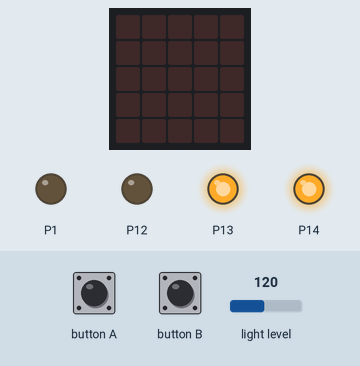
A program run on a simulated BBC micro:bit (MakeCode). Parts: the board's 5×5 LED display, output pins drawn as LEDs (lit = HIGH). Inputs (shaded band) come from the test bench; at power-on: light level 120.

Above: at 1.2 s.
1.3 s: button A pressed for 0.15 s
At 3.95 s:
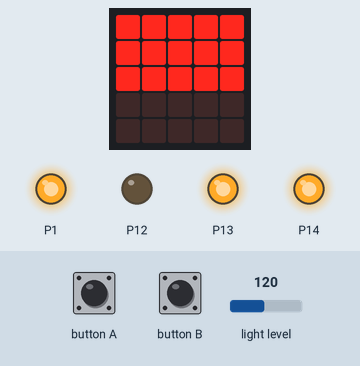
4.3 s: button A pressed for 0.15 s
At 5.05 s:
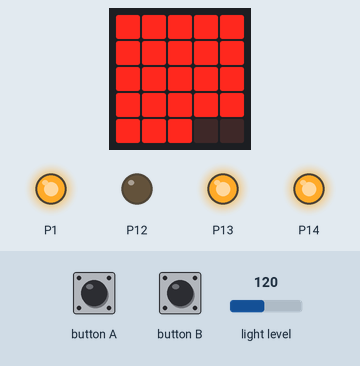
7.3 s: button B pressed for 0.15 s
At 9.8 s:
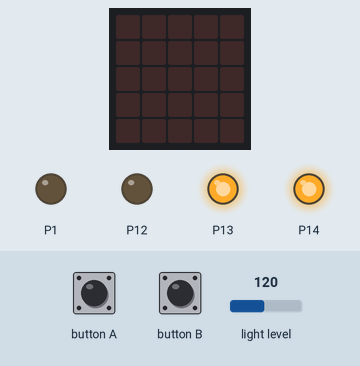
10.3 s: button A pressed for 0.15 s
At 13.45 s:
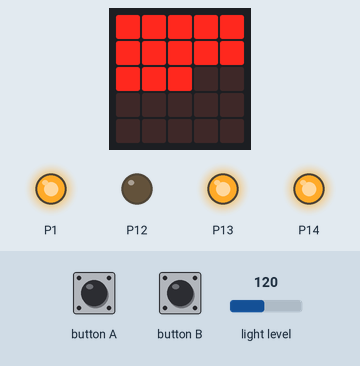
16.4 s: button A pressed 2 times (0.12 s each, 0.3 s apart)
At 18.65 s:
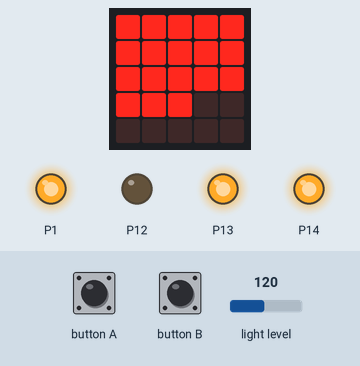
Timing chart, 0 to 20.1 s (numbered marks = the images above; inputs shaded):
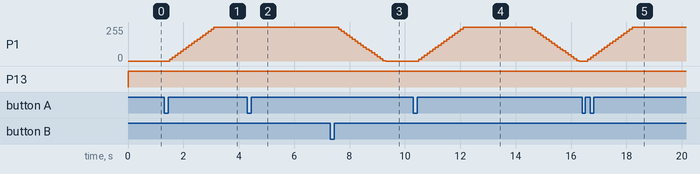

Measured:
- after the input at 1.3 s, P1: moves from 0/255 to 255/255 over 1.7 s, starting after 0.20 s; the display: first changes after 0.20 s (image 1 shows a later state)
- after the input at 4.3 s, P1: stays 255/255 (without the input it goes to 240/255 after 1.3 s); the display: first differs from a run without the input after 0.20 s (image 2 shows a later state)
- after the input at 10.3 s, P1: rises from 0/255 to 255/255 in 1.7 s, then falls to 0/255 in 4.1 s; the display: first changes after 0.20 s (image 4 shows a later state)
- after the input at 16.4 s, P1: moves from 0/255 to 255/255 over 1.7 s, starting after 0.20 s; the display: first differs from a run without the input after 0.20 s (image 5 shows a later state)

The program:

main.ts
```typescript
function 加速度を更新 () {
    if (回転残カウント >= 回転残カウント初期値 - 加減速カウント) {
        加速度 = 加速度の初期値
    } else {
        if (回転残カウント >= 加減速カウント) {
            加速度 = 0
        } else {
            加速度 = 加速度の初期値 * -1
        }
    }
}
input.onButtonPressed(Button.A, function () {
    回転スタート(true)
})
function 速度を更新 () {
    速度 += 加速度
    速度 = Math.constrain(速度, 0, 1023)
}
function 回転ストップ () {
    if (回転残カウント >= 加減速カウント) {
        回転残カウント = 加減速カウント
    }
}
function 回転 (数値: number) {
    pins.analogWritePin(AnalogPin.P1, 数値)
    pins.digitalWritePin(DigitalPin.P13, 1)
    pins.digitalWritePin(DigitalPin.P12, 0)
}
input.onButtonPressed(Button.B, function () {
    回転ストップ()
})
function 回転残カウントを更新 () {
    if (回転残カウント > 0) {
        回転残カウント += -1
    } else {
        回転残カウント = 0
    }
}
function 回転スタート (真偽値: boolean) {
    if (真偽値) {
        if (明るさセンサー残カウント > 0) {
            明るさセンサー残カウント += -1
            回転残カウント = 回転残カウント初期値
        } else {
            明るさセンサー残カウント = 0
        }
    } else {
        明るさセンサー残カウント = 明るさセンサー残カウント初期値
    }
}
function 回転残カウント割合表示 (数値: number) {
    for (let y = 0; y <= 4; y++) {
        for (let x = 0; x <= 4; x++) {
            if (数値 > y * 0.2 + x * 0.04) {
                led.plot(x, y)
            } else {
                led.unplot(x, y)
            }
        }
    }
}
let 速度 = 0
let 加速度 = 0
let 加速度の初期値 = 0
let 加減速カウント = 0
let 明るさセンサー残カウント = 0
let 明るさセンサー残カウント初期値 = 0
let 回転残カウント = 0
let 回転残カウント初期値 = 0
pins.digitalWritePin(DigitalPin.P14, 1)
回転残カウント初期値 = 60
回転残カウント = 0
明るさセンサー残カウント初期値 = 60
明るさセンサー残カウント = 明るさセンサー残カウント初期値
加減速カウント = 20
加速度の初期値 = 60
加速度 = 0
速度 = 0
loops.everyInterval(100, function () {
    回転スタート(input.lightLevel() < 1)
    加速度を更新()
    速度を更新()
    回転(速度)
    回転残カウントを更新()
    回転残カウント割合表示(回転残カウント / 回転残カウント初期値)
})
```

test.ts
```typescript
// テストはここに来ます。このパッケージが拡張機能として使用されるときにはコンパイルされません。
```
